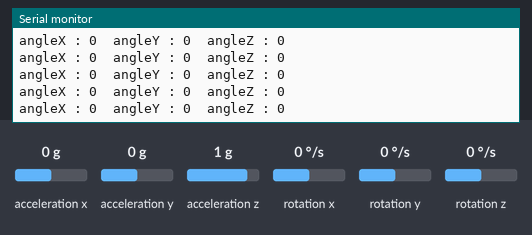
A sketch run on a simulated Arduino Uno, built with avr-gcc and run on an emulated ATmega328P. Shown: the last lines printed to the serial monitor. Inputs (shaded band) come from the test bench; at power-on: acceleration x 0 g, acceleration y 0 g, acceleration z 1 g, rotation z 0 °/s, rotation x 0 °/s, rotation y 0 °/s.

Above: at 4.2 s.
4.3 s: acceleration x set to -1.4 g
At 4.58 s:
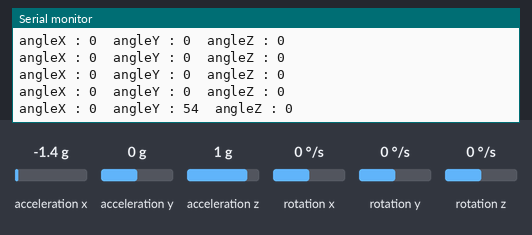
5.8 s: acceleration y set to -1.4 g
At 6.0 s:
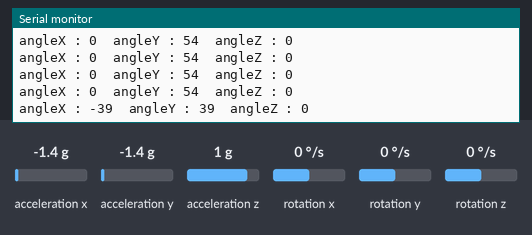
7.3 s: acceleration z set to -1.4 g
At 7.42 s:
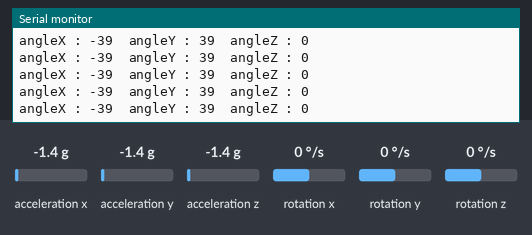
10.3 s: rotation z set to -192 °/s
At 10.46 s:
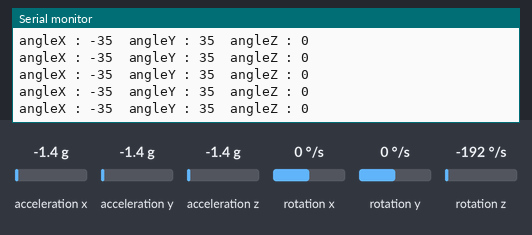
Timing chart, 0 to 12.8 s (numbered marks = the images above; inputs shaded):
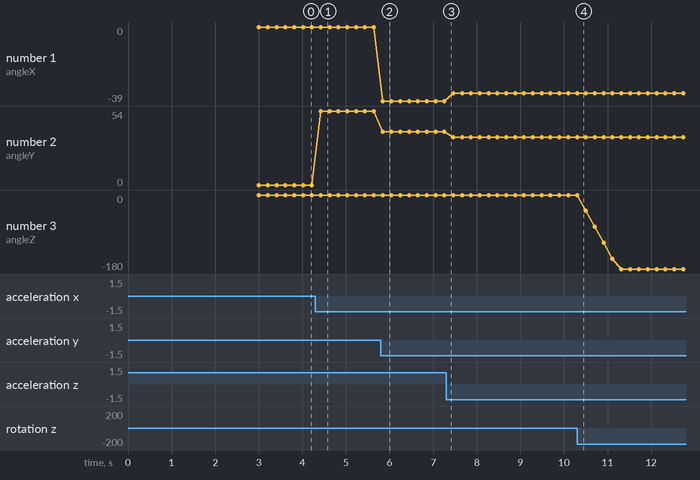

Measured:
- after the input at 4.3 s, the serial monitor: prints a new line after 0.12 s (image 1)
- after the input at 5.8 s, the serial monitor: prints a new line at once (image 2)
- plotted number 1: 0 → -39 after the input at 5.8 s, -39 → -35 after the input at 7.3 s
- plotted number 2: 0 → 54 after the input at 4.3 s, 54 → 39 after the input at 5.8 s, 39 → 35 after the input at 7.3 s
- plotted number 3: 0 → -180 after the input at 10.3 s

The sketch:

kodcxoa.ino
```cpp
#include <MPU6050_tockn.h>
#include <Wire.h>

MPU6050 mpu6050(Wire);

void setup() {
  Serial.begin(9600);
  Wire.begin();
  mpu6050.begin();
  mpu6050.calcGyroOffsets(true);
}

void loop() {
  mpu6050.update();
  Serial.print("angleX : ");
  Serial.print((int)max(min(mpu6050.getAngleX(),180),-180));
  Serial.print("\tangleY : ");
  Serial.print((int)max(min(mpu6050.getAngleY(),180),-180));
  Serial.print("\tangleZ : ");
  Serial.println((int)max(min(mpu6050.getAngleZ(),180),-180));
  delay(200);
}
```
